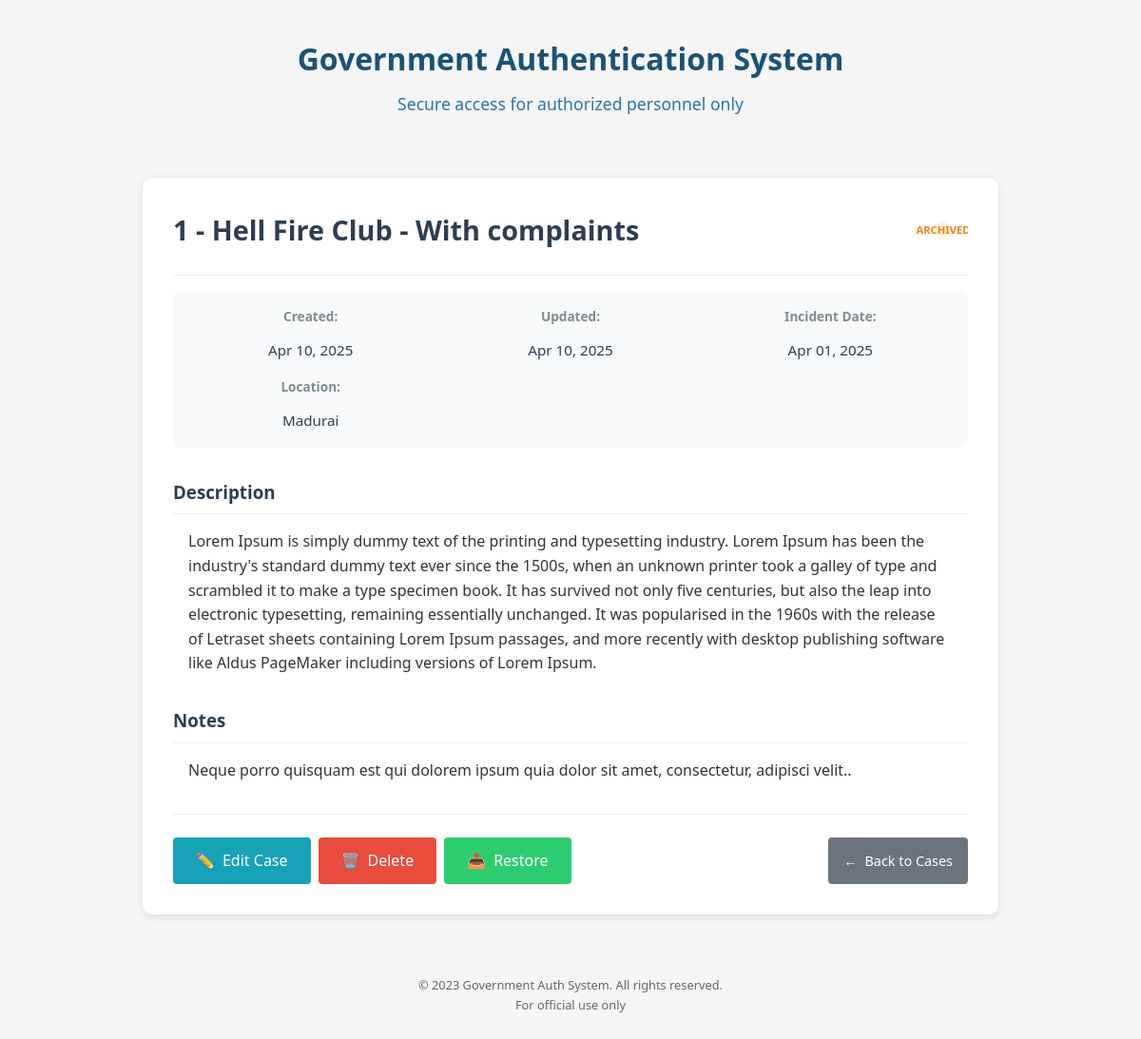
Page /accounts/cases/12/ (signed in) on the committed database.
### accounts/models.py (models this page shows, shortened)
class Case(models.Model):
    CASE_STATUS = (
        ('active', 'Active'),
        ('closed', 'Closed'),
        ('archived', 'Archived'),
    )
    user = models.ForeignKey(get_user_model(), on_delete=models.CASCADE)
    case_number = models.CharField(max_length=50, unique=True)
    title = models.CharField(max_length=100)
    description = models.TextField()
    created_at = models.DateTimeField(auto_now_add=True)
    updated_at = models.DateTimeField(auto_now=True)
    status = models.CharField(max_length=10, choices=CASE_STATUS, default='active')
    location = models.CharField(max_length=100, blank=True)
    incident_date = models.DateField(null=True, blank=True)
    notes = models.TextField(blank=True)
    class Meta:
        ordering = ['-created_at']

### accounts/views.py (the view)
# urls.py: path('cases/<int:pk>/', views.case_detail, name='case_detail'),  # Add this line
@login_required
def case_detail(request, pk):
    case = get_object_or_404(Case, pk=pk, user=request.user)
    case_files = CaseFile.objects.filter(case=case)
    has_pinata_creds = PinataCredentials.objects.filter(user=request.user).exists()
    return render(request, 'accounts/case_detail.html', {
        'case': case,
        'files': case_files,
        'has_pinata_creds': has_pinata_creds
    })

### accounts/templates/accounts/case_detail.html (shortened to what this page needs)
{% extends 'accounts/auth_base.html' %}
{% load static %}
{% block content %}
<div class="case-detail-container">
    <div class="case-header">
        <div class="case-title">
            <h1>{{ case.case_number }} - {{ case.title }}</h1>
            <div class="case-status {{ case.status }}">
                {{ case.get_status_display }}
            </div>
        </div>
    </div>
    <div class="case-meta-grid">
        <div class="meta-item">
            <span class="meta-label">Created:</span>
            <span class="meta-value">{{ case.created_at|date:"M d, Y" }}</span>
        </div>
        <div class="meta-item">
            <span class="meta-label">Updated:</span>
            <span class="meta-value">{{ case.updated_at|date:"M d, Y" }}</span>
        </div>
        {% if case.incident_date %}
        <div class="meta-item">
            <span class="meta-label">Incident Date:</span>
            <span class="meta-value">{{ case.incident_date|date:"M d, Y" }}</span>
        </div>
        {% endif %}
        {% if case.location %}
        <div class="meta-item">
            <span class="meta-label">Location:</span>
            <span class="meta-value">{{ case.location }}</span>
        </div>
        {% endif %}
    </div>
    <div class="case-content">
        <div class="case-section">
            <h3>Description</h3>
            <div class="section-content">
                {{ case.description|linebreaks }}
            </div>
        </div>
        {% if case.notes %}
        <div class="case-section">
            <h3>Notes</h3>
            <div class="section-content">
                {{ case.notes|linebreaks }}
            </div>
        </div>
        {% endif %}
    </div>
    <div class="case-actions">
        <a href="{% url 'update_case' case.id %}" class="btn btn-edit">
            <i class="icon">✏️</i> Edit Case
        </a>
        <a href="{% url 'delete_case' case.id %}" class="btn btn-delete">
            <i class="icon">🗑️</i> Delete
        </a>
        {% if case.status == 'active' %}
        <a href="{% url 'change_case_status' case.id 'closed' %}" class="btn btn-warning">
            <i class="icon">🔒</i> Close Case
        </a>
        <a href="{% url 'change_case_status' case.id 'archived' %}" class="btn btn-secondary">
            <i class="icon">📦</i> Archive
        </a>
        {% elif case.status == 'closed' %}
        <a href="{% url 'change_case_status' case.id 'active' %}" class="btn btn-success">
            <i class="icon">🔄</i> Reactivate
        </a>
        {% elif case.status == 'archived' %}
        <a href="{% url 'change_case_status' case.id 'active' %}" class="btn btn-success">
            <i class="icon">📤</i> Restore
        </a>
        {% endif %}
        <a href="{% url 'home' %}" class="btn btn-back">
            <i class="icon">←</i> Back to Cases
        </a>
    </div>
</div>
{% endblock %}

### accounts/static/accounts/css/auth.css (style rules this page uses)
:root { --primary-color: #1a5276; --secondary-color: #2874a6; --accent-color: #e74c3c; --light-color: #f8f9fa; --dark-color: #343a40; --success-color: #28a745; --warning-color: #ffc107; --danger-color: #dc3545; --border-radius: 8px; --box-shadow: 0 4px 6px rgba(0, 0, 0, 0.1); --transition: all 0.3s ease; }
* { margin: 0; padding: 0; box-sizing: border-box; }
body { font-family: 'Segoe UI', Tahoma, Geneva, Verdana, sans-serif; background-color: #f5f5f5; color: #333; line-height: 1.6; }
.case-title { white-space: nowrap; overflow: hidden; text-overflow: ellipsis; flex: 1; padding-right: 0.5rem; }
.case-status { padding: 0.25rem 0.75rem; border-radius: 12px; font-size: 0.75rem; font-weight: 600; text-transform: uppercase; flex-shrink: 0; margin-left: 0.5rem; }
.case-status.archived { background-color: #fff8e1; color: #f57f17; }
.case-header { display: flex; flex-wrap: wrap; justify-content: space-between; align-items: center; margin-bottom: 1.5rem; padding-bottom: 1rem; border-bottom: 1px solid #eee; gap: 1rem; }
.meta-item { display: flex; flex-direction: column; }
.meta-label { font-size: 0.85rem; color: #6c757d; margin-bottom: 0.25rem; }
.meta-value { font-weight: 500; }
.section-content { padding: 0 0.5rem; line-height: 1.6; }
.case-detail-container { max-width: 900px; margin: 0 auto; background: white; border-radius: 10px; box-shadow: 0 2px 10px rgba(0,0,0,0.1); padding: 2rem; }
.case-header { margin-bottom: 2rem; padding-bottom: 1rem; border-bottom: 1px solid #eee; }
.case-title { display: flex; justify-content: space-between; align-items: center; margin-bottom: 1rem; }
.case-status { padding: 0.5rem 1rem; border-radius: 20px; font-size: 0.9rem; font-weight: bold; display: inline-flex; align-items: center; gap: 0.5rem; }
.meta-item { display: flex; align-items: center; gap: 0.5rem; }
.case-content { margin: 2rem 0; }
.case-section { margin-bottom: 2rem; }
.case-section h3 { display: flex; align-items: center; gap: 0.5rem; color: #2c3e50; margin-bottom: 1rem; padding-bottom: 0.5rem; border-bottom: 1px solid #eee; }
.section-content { padding: 0 1rem; line-height: 1.6; }
.case-actions { display: flex; flex-wrap: wrap; gap: 1rem; margin-top: 2rem; padding-top: 1.5rem; border-top: 1px solid #eee; }
.btn { padding: 0.75rem 1.25rem; border-radius: 5px; text-decoration: none; font-weight: 500; display: inline-flex; align-items: center; gap: 0.5rem; transition: all 0.3s ease; border: none; cursor: pointer; }
.btn-success { background-color: #2ecc71; color: white; }
.btn-delete { background-color: #e74c3c; color: white; }
.btn-back { background-color: #bdc3c7; color: #2c3e50; margin-left: auto; }
.icon { font-style: normal; }
.case-header { margin-bottom: 1.5rem; padding-bottom: 1rem; border-bottom: 1px solid #eee; }
.case-title { display: flex; justify-content: space-between; align-items: center; margin-bottom: 0.5rem; }
.case-title h1 { font-size: 1.8rem; color: #2c3e50; margin: 0; }
.case-meta-grid { display: grid; grid-template-columns: repeat(auto-fill, minmax(200px, 1fr)); gap: 1rem; margin-bottom: 2rem; padding: 1rem; background-color: #f8f9fa; border-radius: 8px; }
.meta-label { font-weight: 600; color: #7f8c8d; font-size: 0.85rem; margin-bottom: 0.25rem; }
.meta-value { color: #2c3e50; font-size: 0.95rem; }
.case-status { padding: 0.35rem 0.8rem; border-radius: 20px; font-size: 0.85rem; font-weight: bold; }
.btn { padding: 0.75rem 1.5rem; border-radius: 4px; font-weight: 500; display: inline-flex; align-items: center; gap: 0.5rem; transition: all 0.3s ease; cursor: pointer; text-decoration: none; border: none; }
.case-title { flex: 1; white-space: nowrap; overflow: hidden; text-overflow: ellipsis; padding-right: 1rem; }
.case-actions { display: flex; gap: 0.5rem; }
.case-header { display: flex; justify-content: space-between; align-items: center; margin-bottom: 1rem; }
.btn-edit { background-color: #17a2b8; color: white; }
.case-title { flex: 1; min-width: 100px; }
.case-status { font-size: 0.8rem; font-weight: 600; padding: 0.25rem 0.5rem; border-radius: 4px; margin-left: 1rem; }
.case-title { white-space: nowrap; overflow: hidden; text-overflow: ellipsis; }
.case-status { width: 20px; height: 20px; border-radius: 50%; display: flex; align-items: center; justify-content: center; font-size: 0.7rem; font-weight: bold; }
.btn-back { background-color: #6c757d; color: white; padding: 0.5rem 1rem; border-radius: 4px; text-decoration: none; display: inline-flex; align-items: center; gap: 0.5rem; font-size: 0.9rem; }

### rows in the picture
Case: case_number "1", title "Hell Fire Club - With complaints", status "ARC…", created_at "Apr 10, 2025", updated_at "Apr 10, 2025", incident_date "Apr 01, 2025", location "Madurai", description "Lorem Ipsum is simply dummy text of the printing and typesetting industry. Lorem Ipsum has been the industry's standard dummy text ever since the 1500s, when an unknown printer took a galley of type and scrambled it to make a type specimen book. It has survived not only five centuries, but also the leap into electronic typesetting, remaining essentially unchanged. It was popularised in the 1960s with the release of Letraset sheets containing Lorem Ipsum passages, and more recently with desktop publishing software like Aldus PageMaker including versions of Lorem Ipsum.", notes "Neque porro quisquam est qui dolorem ipsum quia dolor sit amet, consectetur, adipisci velit.."
